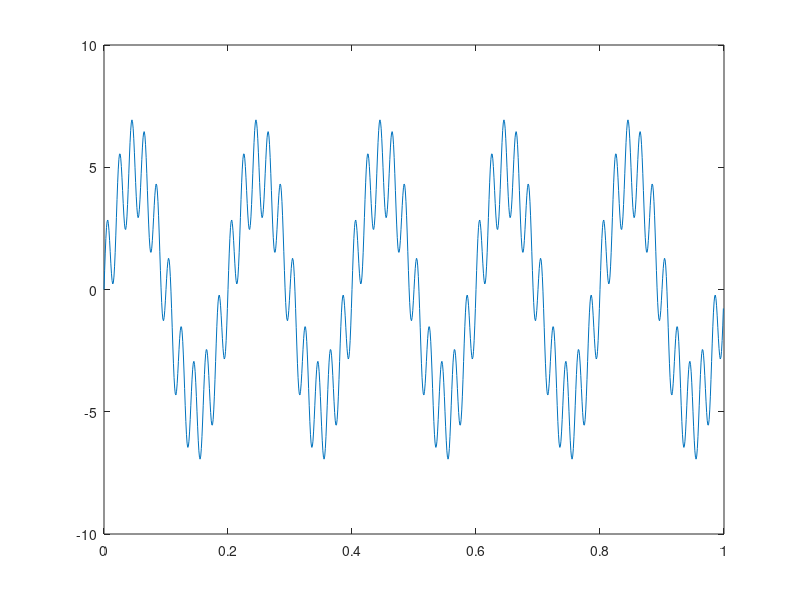
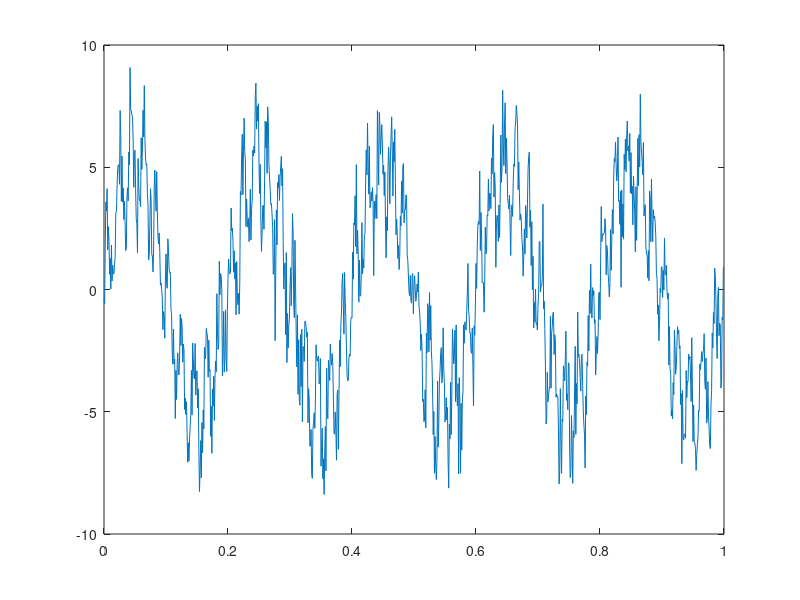

MATLAB code for these plots, in order:
amplitude_1 = 5;
freq_1 = 5;
amplitude_2 = 2;
freq_2 = 50;
Fs = 1000;
time = 0:1/Fs:(1-1/Fs);
sine_1 = amplitude_1*sin(2*pi*freq_1.*time);
sine_2 = amplitude_2*sin(2*pi*freq_2.*time);
noise = randn(1,length(time));
x_clean = sine_1 + sine_2;
x_noisy = x_clean + noise;
figure(9);
plot(time,x_clean);
figure(10);
plot(time,x_noisy);
